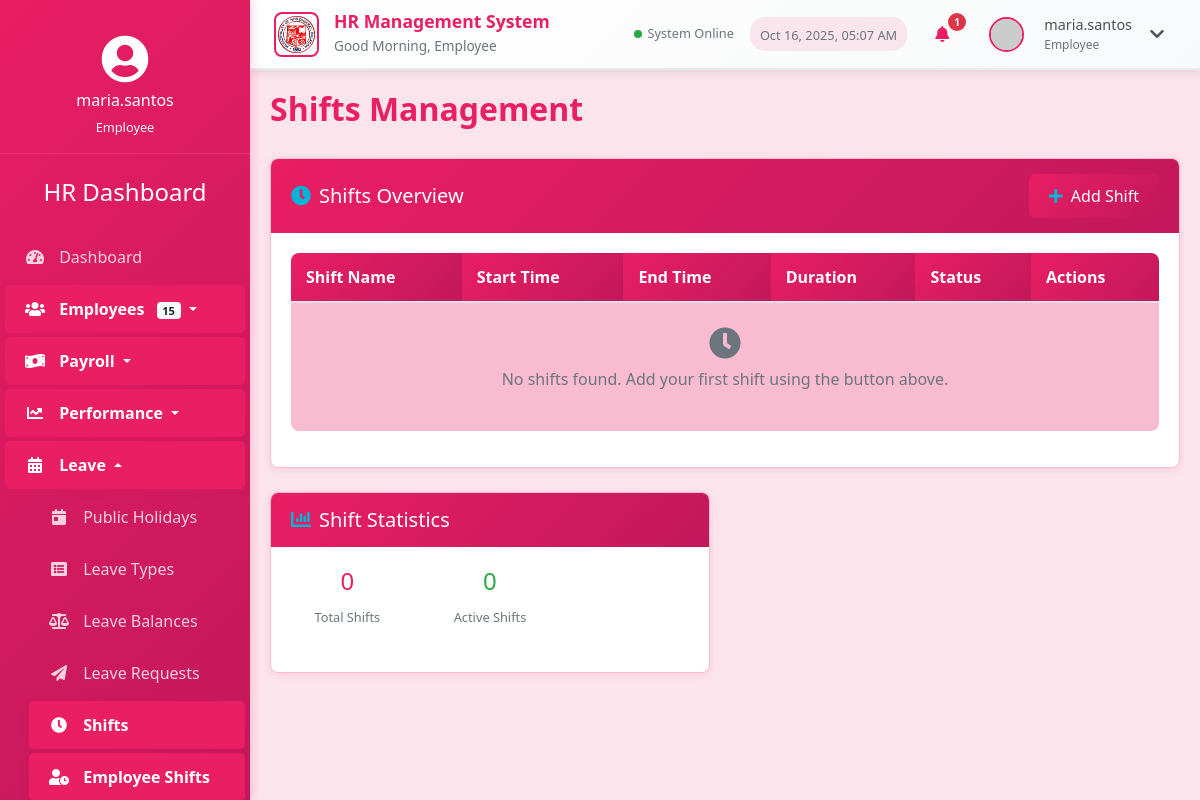
The page /shifts.php (signed in) on the database as committed earlier.
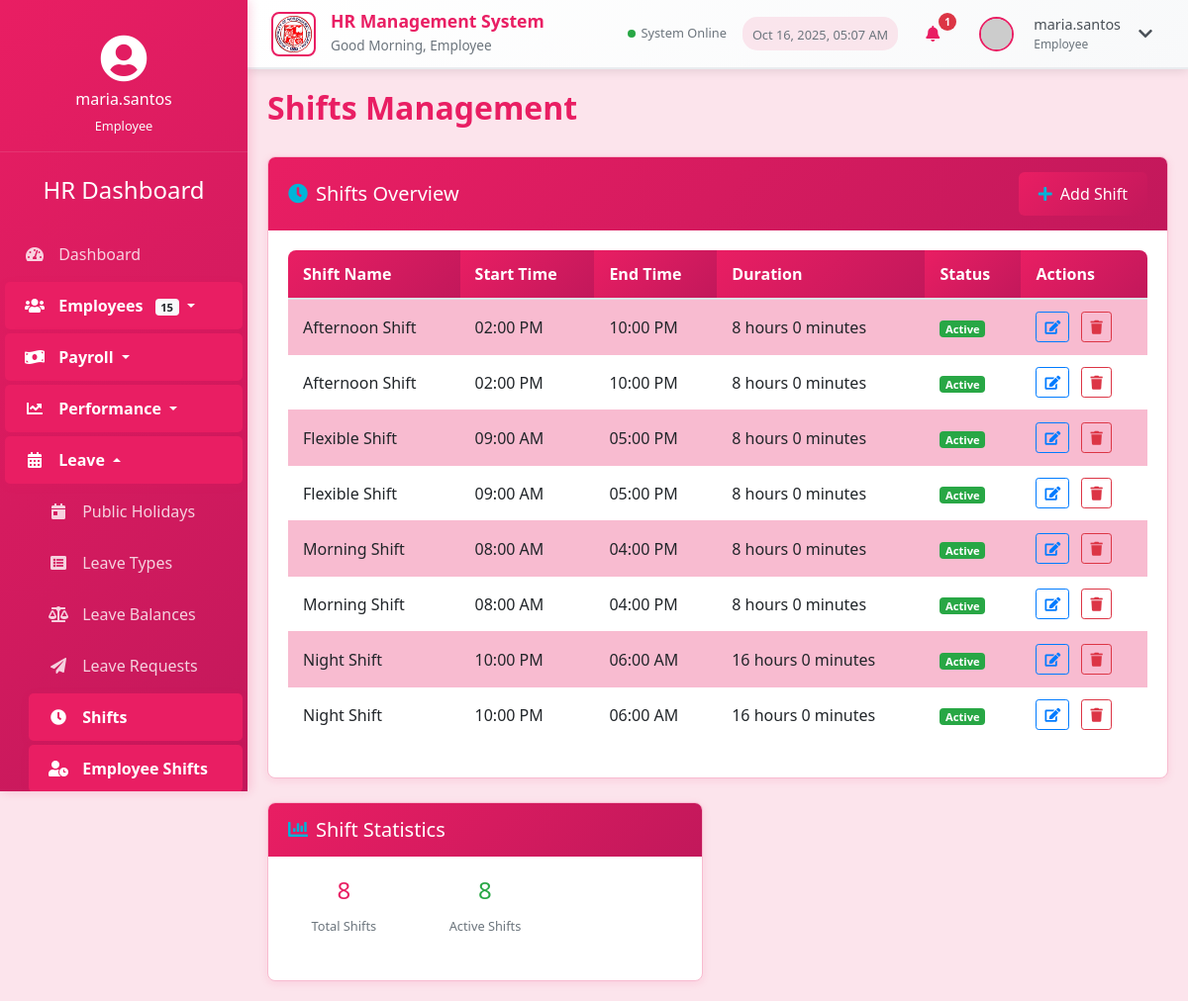
The same page on the database as committed later.
### tables this page shows
CREATE TABLE `shifts` (
  `shift_id` int(11) NOT NULL AUTO_INCREMENT,
  `shift_name` varchar(50) NOT NULL,
  `start_time` time NOT NULL,
  `end_time` time NOT NULL,
  `description` text DEFAULT NULL,
  `created_at` timestamp NOT NULL DEFAULT current_timestamp(),
  `updated_at` timestamp NOT NULL DEFAULT current_timestamp() ON UPDATE current_timestamp(),
  PRIMARY KEY (`shift_id`)
);

### dp.php (called while the page is built, shortened)
<?php
require_once 'config.php';
function getShifts() {
    global $conn;
    try {
        $sql = "SELECT * FROM shifts ORDER BY shift_name";
        $stmt = $conn->query($sql);
        return $stmt->fetchAll(PDO::FETCH_ASSOC);
    } catch (PDOException $e) {
        return [];
    }
}
?>

### shifts.php (the view, shortened to what the changed rows need)
<?php
require_once 'dp.php';
function calculateDuration($start_time, $end_time) {
    $start = new DateTime($start_time);
    $end = new DateTime($end_time);
    $interval = $start->diff($end);
    return $interval->format('%h hours %i minutes');
}
$shifts = getShifts();
?>
<!DOCTYPE html>
<html lang="en">
<head>
    <link rel="stylesheet" href="https://stackpath.bootstrapcdn.com/bootstrap/4.5.2/css/bootstrap.min.css">
    <link rel="stylesheet" href="https://cdnjs.cloudflare.com/ajax/libs/font-awesome/5.15.1/css/all.min.css">
    <link rel="stylesheet" href="styles.css?v=rose">
</head>
<body>
    <div class="container-fluid">
        <div class="row">
            <div class="main-content">
                <h2 class="section-title">Shifts Management</h2>
                <div class="row mb-4">
                    <div class="col-md-12">
                        <div class="card">
                            <div class="card-body">
                                <div class="table-responsive">
                                    <table class="table table-striped">
                                        <thead>
                                            <tr>
                                                <th>Shift Name</th>
                                                <th>Start Time</th>
                                                <th>End Time</th>
                                                <th>Duration</th>
                                                <th>Status</th>
                                                <th>Actions</th>
                                            </tr>
                                        </thead>
                                        <tbody>
                                            <?php if (empty($shifts)): ?>
                                                <tr>
                                                    <td colspan="6" class="text-center text-muted py-4">
                                                        <i class="fas fa-clock fa-2x mb-2"></i>
                                                        <p>No shifts found. Add your first shift using the button above.</p>
                                                    </td>
                                                </tr>
                                            <?php else: ?>
                                                <?php foreach ($shifts as $shift): ?>
                                                <tr>
                                                    <td><?php echo htmlspecialchars($shift['shift_name']); ?></td>
                                                    <td><?php echo date('h:i A', strtotime($shift['start_time'])); ?></td>
                                                    <td><?php echo date('h:i A', strtotime($shift['end_time'])); ?></td>
                                                    <td><?php echo calculateDuration($shift['start_time'], $shift['end_time']); ?></td>
                                                    <td><span class="shift-status badge badge-success">Active</span></td>
                                                    <td>
                                                        <form method="POST" style="display:inline;">
                                                            <button type="button" class="btn btn-sm btn-outline-primary mr-2" data-toggle="modal" data-target="#editShiftModal"
                                                                    data-id="<?php echo $shift['shift_id']; ?>"
                                                                    data-name="<?php echo htmlspecialchars($shift['shift_name']); ?>"
                                                                    data-starttime="<?php echo $shift['start_time']; ?>"
                                                                    data-endtime="<?php echo $shift['end_time']; ?>"
                                                                    data-description="<?php echo htmlspecialchars($shift['description']); ?>">
                                                                <i class="fas fa-edit"></i>
                                                            </button>
                                                        </form>
                                                        <form method="POST" style="display:inline;">
                                                            <button type="submit" class="btn btn-sm btn-outline-danger" name="deleteShift" onclick="return confirm('Are you sure you want to delete this shift?')">
                                                                <i class="fas fa-trash"></i>
                                                            </button>
                                                        </form>
                                                    </td>
                                                </tr>
                                                <?php endforeach; ?>
                                            <?php endif; ?>
                                        </tbody>
                                    </table>
                                </div>
                            </div>
                        </div>
                    </div>
                </div>
                <div class="row">
                    <div class="col-md-6">
                        <div class="card">
                            <div class="card-body">
                                <div class="row text-center mb-4">
                                    <div class="col-4">
                                        <h4 class="text-primary"><?php echo count($shifts); ?></h4>
                                        <small class="text-muted">Total Shifts</small>
                                    </div>
                                    <div class="col-4">
                                        <h4 class="text-success"><?php echo count($shifts); ?></h4>
                                        <small class="text-muted">Active Shifts</small>
                                    </div>

Rows that differ between the two databases and show on the page:
added shifts: shift_name "Afternoon Shift", start_time "02:00 PM", end_time "10:00 PM", calculateDuration($shift['start_time'], $shift['end_time']) "8 hours 0 minutes"
added shifts: shift_name "Afternoon Shift", start_time "02:00 PM", end_time "10:00 PM", calculateDuration($shift['start_time'], $shift['end_time']) "8 hours 0 minutes"
added shifts: shift_name "Flexible Shift", start_time "09:00 AM", end_time "05:00 PM", calculateDuration($shift['start_time'], $shift['end_time']) "8 hours 0 minutes"
added shifts: shift_name "Flexible Shift", start_time "09:00 AM", end_time "05:00 PM", calculateDuration($shift['start_time'], $shift['end_time']) "8 hours 0 minutes"
added shifts: shift_name "Morning Shift", start_time "08:00 AM", end_time "04:00 PM", calculateDuration($shift['start_time'], $shift['end_time']) "8 hours 0 minutes"
added shifts: shift_name "Morning Shift", start_time "08:00 AM", end_time "04:00 PM", calculateDuration($shift['start_time'], $shift['end_time']) "8 hours 0 minutes"
added shifts: shift_name "Night Shift", start_time "10:00 PM", end_time "06:00 AM", calculateDuration($shift['start_time'], $shift['end_time']) "16 hours 0 minutes"
added shifts: shift_name "Night Shift", start_time "10:00 PM", end_time "06:00 AM", calculateDuration($shift['start_time'], $shift['end_time']) "16 hours 0 minutes"
Other text that changed with them:
count($shifts): "0" → "8"
text no longer shown: "No shifts found. Add your first shift using the button above."
